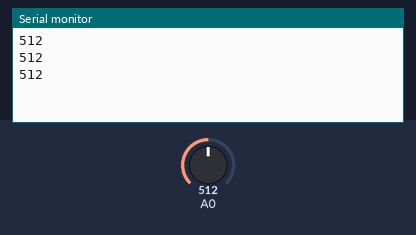
Bench run of a sketch on a simulated Arduino Uno, built with avr-gcc and run on an emulated ATmega328P. On the bench: the last lines printed to the serial monitor. The test bench sets the inputs (shaded band); at power-on: A0 = 512.

Above: at 1.3 s.
1.4 s: A0 set to 716
At 1.9 s:
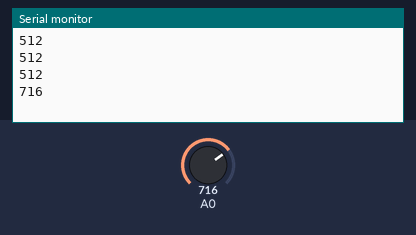
2.9 s: A0 set to 900
At 3.4 s:
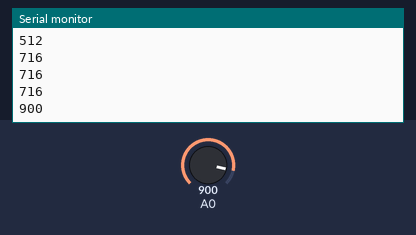
Timing chart, 0 to 5.9 s (numbered marks = the images above; inputs shaded):
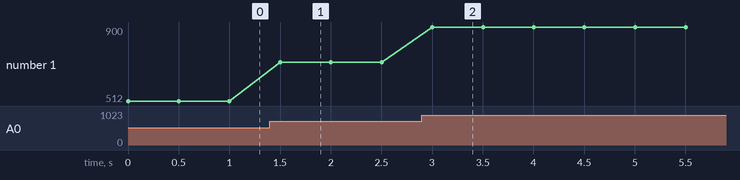

The sketch:

Force_sensor_with_terminal.ino
```cpp
int force;

void setup() {
  // put your setup code here, to run once:
  pinMode(A0,INPUT);
  Serial.begin(9600);
}

void loop() {
  // put your main code here, to run repeatedly:
  force=analogRead(A0);
  Serial.println(force);
  delay(500);

}
```

Measured:
- after the input at 1.4 s, the serial monitor: prints a new line after 0.10 s (image 1)
- after the input at 2.9 s, the serial monitor: prints a new line after 0.10 s (image 2)
- plotted number 1: 512 → 716 after the input at 1.4 s, 716 → 900 after the input at 2.9 s
